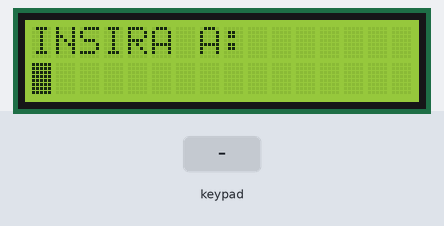
Bench run of a sketch on a simulated Arduino Uno, built with avr-gcc and run on an emulated ATmega328P. On the bench: 16×2 character LCD. Wiring (inferred from the names in the program): 4×4 keypad with keys 7 8 9 . 4 5 6 D 1 2 3 - N 0 = +: rows pin 5, pin 4, pin 3, pin 2; columns pin 14, pin 15, pin 16, pin 17. The test bench sets the inputs (shaded band). What the sketch prints to the serial monitor is not drawn. At 8.7 s the program stops and its outputs stay as they are.

Above: at 2.1 s.
2.2 s: keypad keys 1 2 = pressed 0.4 s apart
At 4.0 s:
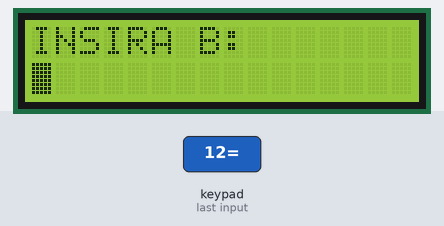
4.9 s: key 'N' pressed
At 5.4 s:
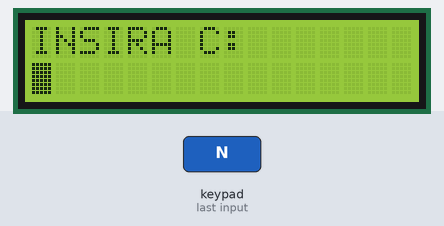
6.5 s: key '=' pressed
At 7.8 s:
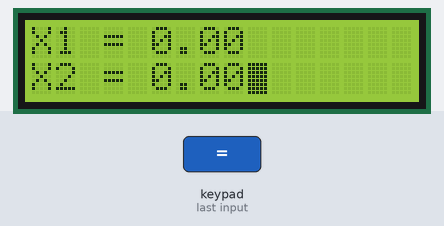
8.1 s: keypad keys 1 2 pressed 0.4 s apart
At 9.2 s:
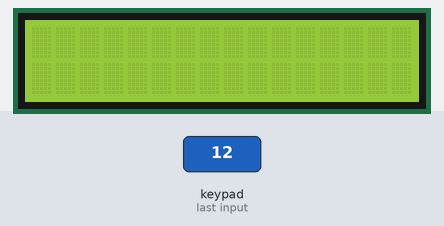
Timing chart, 0 to 10.2 s (numbered marks = the images above; inputs shaded):
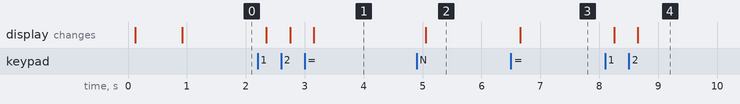

The sketch:

ass5.ino
```cpp
// Rychard Guedes

#include <LiquidCrystal.h>

LiquidCrystal lcd(13, 12, 11, 10, 9, 8);

const int ncol = 4, nlin = 4;                               // Quantidade de linhas e colunas da matriz de teclas
const int col[] = {14, 15, 16, 17}, lin[] = {5, 4, 3, 2};   // Vetores de teclas

boolean neg, flt, show_msg, fim;
char tecla;
int coef_n, qtd_raizes, count_flt;
float num_f, coef[3] = {0, 0, 0}, x1, x2;
String num_s;


const char keymap[4][4] =  // mapa das teclas
{
      { '7', '8', '9', '.' } ,
      { '4', '5', '6', 'D' } ,
      { '1', '2', '3', '-' } ,
      { 'N', '0', '=', '+' }
};

char getKey(){
  char key = 0;
  int st = 0;

  for(int i = 0; i < nlin and st == 0; i++){
    for(int j = 0; j < nlin; j++){                        // Seta um dos pinos como LOW
      if(i == j)
        digitalWrite(lin[j], LOW);
      else
        digitalWrite(lin[j], HIGH);
    }

    for(int j = 0; j < ncol; j++){                       // Varre os pinos para saber qual está LOW
      if (digitalRead(col[j]) == LOW){
        delay(20);                                       // Estabilização
        while(digitalRead(col[j]) == LOW);
        key = keymap[i][j];
        st = 1;
        break;
      }
    }
  }
  return key;
}

int bhaskara(float a, float b, float c){

  float delta = b*b - 4*a*c;

  if(delta < 0)
    return 0;
  else if (delta == 0){
    x1 = x2 = -b/(2*a);
    return 1;
  } else {
    x1 = (-b + sqrt(delta))/(2*a);
    x2 = (-b - sqrt(delta))/(2*a);
    return 2;
  }
}

void setup() {
  neg = true;
  flt = true;
  show_msg = false;
  fim = false;
  coef_n = 0;
  coef[0] = 0;
  coef[1] = 0;
  coef[2] = 0;
  count_flt = 0;
  num_s = "";

  for(int i = 0; i < ncol; i++){
    pinMode(col[i], INPUT);
    digitalWrite(col[i], HIGH);
  }
  for(int i = 0; i < nlin; i++)
    pinMode(lin[i], OUTPUT);

  Serial.begin(9600);
  Serial.println("IFPB - Campus Joao Pessoa - Equacao 2 Grau");
  Serial.println("Rychard Guedes - 20122610037");
  Serial.println("==========================================");

  lcd.begin(16, 2);
  lcd.print("EQUACAO 2 GRAU");
  delay(800);
  lcd.clear();
  lcd.print("INSIRA A:");
  lcd.setCursor(0, 1);
  lcd.blink();
}

void loop() {
  tecla = getKey();

  if(tecla != 0){
    if(show_msg and (tecla == 'N' or tecla == '=')){
      setup();
    } else if (show_msg and tecla != 0){
      lcd.noDisplay();
      while(true);
    } else if (fim) {
      show_msg = true;
      lcd.clear();
      lcd.print("APERTE ENTER OU");
      lcd.setCursor(0,1);
      lcd.print("= PARA CONTINUAR");

    } else if(tecla == '=' or tecla == 'N'){

      if(num_s.equals(""))
        coef[coef_n] = 0;
      else
        coef[coef_n] = num_s.toFloat();
      coef_n++;
      num_s = "";

      if(coef_n == 1){
        lcd.clear();
        lcd.print("INSIRA B:");
        lcd.setCursor(0, 1);
      } else if (coef_n == 2){
        lcd.clear();
        lcd.print("INSIRA C:");
        lcd.setCursor(0, 1);
      }
      flt = true;
    } else if (tecla == '.'){
      if(flt){
        num_s += tecla;
        flt = false;
        lcd.print(".");
      }
    } else if (tecla == '-'){
      if (num_s.equals("")){
        num_s += tecla;
        lcd.print("-");
      }
    } else if (tecla == 'D'){
      num_s = "";
      flt = true;
      lcd.setCursor(0, 1);
      lcd.print("                 ");
      lcd.setCursor(0, 1);
    } else if (tecla == '+'){

    } else if (count_flt > 0){

    } else {
      num_s += tecla;
      lcd.print(tecla);
      if (!flt)
        count_flt++;
    }
  }

  if (coef_n == 3){
    coef_n = 0;
    Serial.println(coef[0]);
    Serial.println(coef[1]);
    Serial.println(coef[2]);
    if(coef[0] == 0){
      lcd.clear();
      lcd.print("EQUACAO DE");
      lcd.setCursor(0,1);
      lcd.print("PRIMEIRO GRAU");
    } else {
      qtd_raizes = bhaskara(coef[0], coef[1], coef[2]);
      lcd.clear();
      if(qtd_raizes == 0){
        lcd.print("NAO EXISTEM");
        lcd.setCursor(0,1);
        lcd.print("RAIZES REAIS");
      } else {
        lcd.print("X1 = ");
        lcd.print(x1);
        lcd.setCursor(0,1);
        lcd.print("X2 = ");
        lcd.print(x2);
      }
    }
    fim = true;
  }

}
```

Measured:
- after the input at 2.2 s, the display: first changes after 0.15 s (image 1 shows a later state)
- after the input at 4.9 s, the display: changes after 0.15 s (image 2)
- after the input at 6.5 s, the display: changes after 0.16 s (image 3)
- after the input at 8.1 s, the display: first changes after 0.16 s (image 4 shows a later state)
